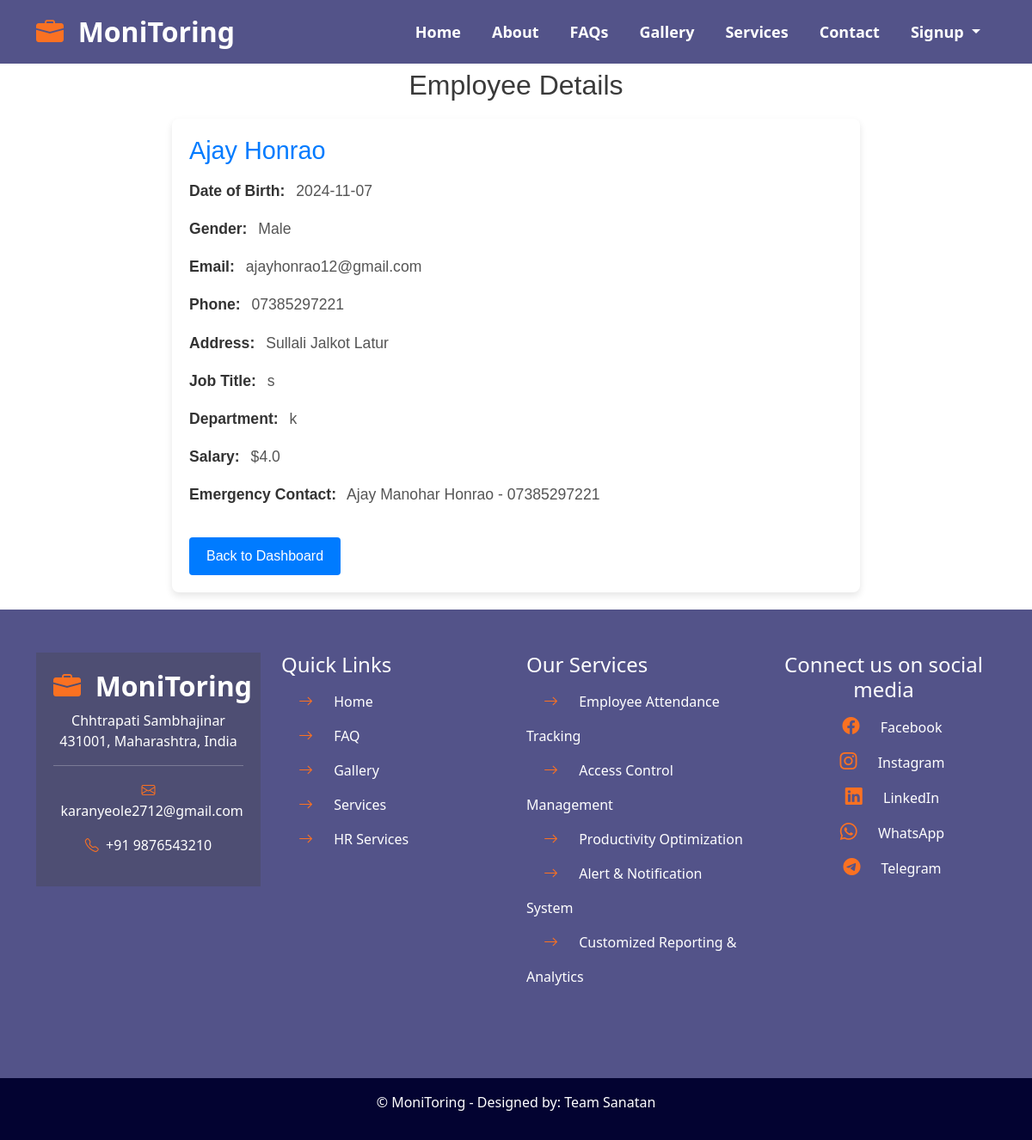
Page /employee/1 on the earlier database version.
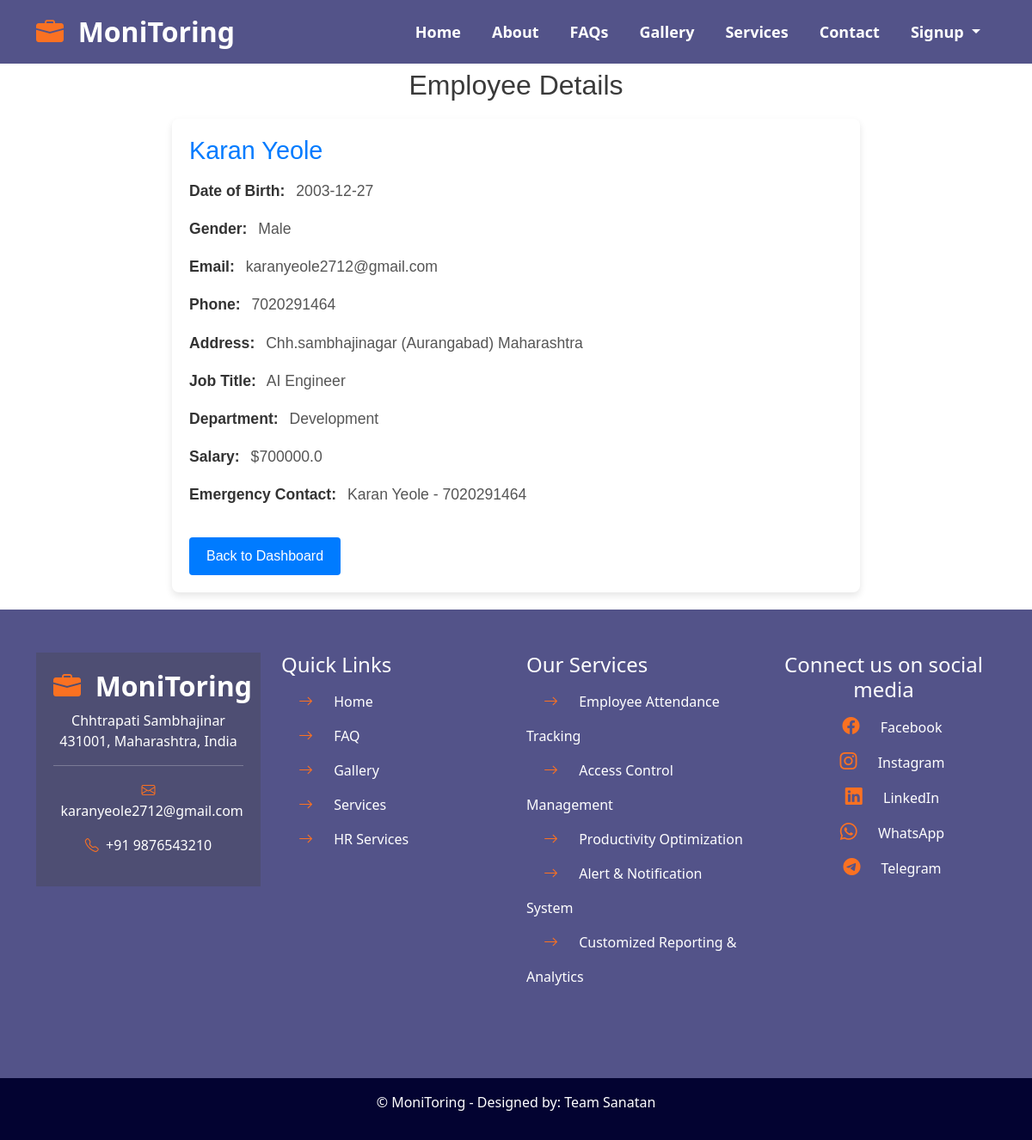
Same page on the later database version.
### tables this page shows
CREATE TABLE employees (
            id INTEGER PRIMARY KEY AUTOINCREMENT,
            first_name TEXT,
            last_name TEXT,
            dob TEXT,
            gender TEXT,
            email TEXT,
            phone TEXT,
            address TEXT,
            job_title TEXT,
            department TEXT,
            salary REAL,
            emergency_contact_name TEXT,
            emergency_contact_phone TEXT
        );

### app.py (the view)
@app.route('/employee/<int:employee_id>')
def view_employee(employee_id):
    conn = sqlite3.connect('employees.db')
    cursor = conn.cursor()
    cursor.execute("SELECT * FROM employees WHERE id = ?", (employee_id,))
    employee = cursor.fetchone()
    conn.close()
    if not employee:
        return "Employee not found", 404
    employee_data = {
        "first_name": employee[1],
        "last_name": employee[2],
        "dob": employee[3],
        "gender": employee[4],
        "email": employee[5],
        "phone": employee[6],
        "address": employee[7],
        "job_title": employee[8],
        "department": employee[9],
        "salary": employee[10],
        "emergency_contact_name": employee[11],
        "emergency_contact_phone": employee[12]
    }
    return render_template("employee_details.html", employee=employee_data)

### templates/employee_details.html (shortened to what this page needs)
{% include 'top.html' %}
<!DOCTYPE html>
<html lang="en">
<head>
</head>
<body>
    <div class="details-container">
        <h2 class="details-heading">Employee Details</h2>
        <div class="details-card">
            <div class="details-card-body">
                <h3>{{ employee.first_name }} {{ employee.last_name }}</h3>
                <p><strong>Date of Birth:</strong> {{ employee.dob }}</p>
                <p><strong>Gender:</strong> {{ employee.gender }}</p>
                <p><strong>Email:</strong> {{ employee.email }}</p>
                <p><strong>Phone:</strong> {{ employee.phone }}</p>
                <p><strong>Address:</strong> {{ employee.address }}</p>
                <p><strong>Job Title:</strong> {{ employee.job_title }}</p>
                <p><strong>Department:</strong> {{ employee.department }}</p>
                <p><strong>Salary:</strong> ${{ employee.salary }}</p>
                <p><strong>Emergency Contact:</strong> {{ employee.emergency_contact_name }} - {{ employee.emergency_contact_phone }}</p>
                <a href="{{ url_for('emp_services') }}" class="details-btn">Back to Dashboard</a>
            </div>
        </div>
    </div>
</body>
</html>
{% include 'bottom.html' %}

Differences in the rows shown:
changed employees "Male": first_name "Ajay" → "Karan"; last_name "Honrao" → "Yeole"; dob "2024-11-07" → "2003-12-27"; email "ajayhonrao12@gmail.com" → "karanyeole2712@gmail.com"; phone "07385297221" → "7020291464"; address "Sullali Jalkot Latur" → "Chh.sambhajinagar (Aurangabad) Maharashtra"; job_title "s" → "AI Engineer"; department "k" → "Development"; salary "4.0" → "700000.0"; emergency_contact_name "Ajay Manohar Honrao" → "Karan Yeole"; emergency_contact_phone "07385297221" → "7020291464"
